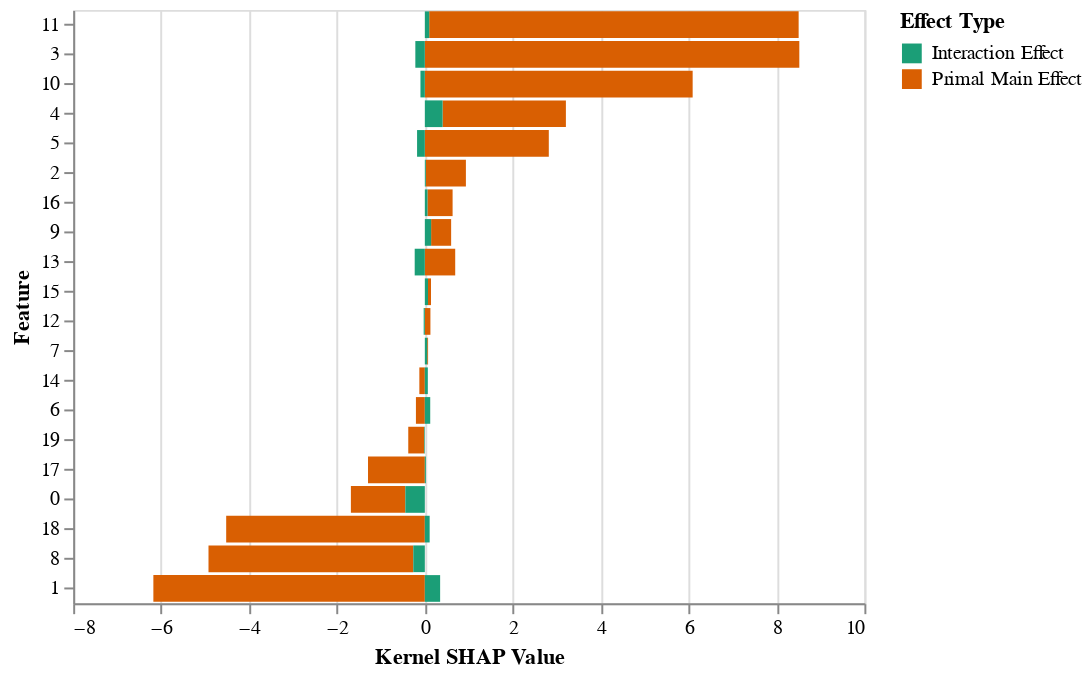

This figure's notebook cell:
### Code cell
alt.Chart(melted_df).mark_bar().encode(
    alt.X('Kernel SHAP Value:Q'),
    alt.Y('Feature:N', sort=list(np.argsort(kernel_shap[0])[::-1])),
    alt.Color('Effect Type:N', scale=alt.Scale(scheme='dark2'))
)

### Figure 1 — Vega-Lite specification as saved in the notebook (floating-point values rounded to 4 significant figures)
{"$schema": "https://vega.github.io/schema/vega-lite/v3.2.1.json", "config": {"mark": {"tooltip": null}, "view": {"height": 300, "width": 400}}, "data": {"name": "data-bd10c37225e40eea9fc82696d79f2888"}, "datasets": {"data-bd10c37225e40eea9fc82696d79f2888": [{"Effect Type": "Primal Main Effect", "Feature": 0, "Kernel SHAP Value": -1.239}, {"Effect Type": "Primal Main Effect", "Feature": 1, "Kernel SHAP Value": -6.176}, {"Effect Type": "Primal Main Effect", "Feature": 2, "Kernel SHAP Value": 0.9121}, {"Effect Type": "Primal Main Effect", "Feature": 3, "Kernel SHAP Value": 8.52}, {"Effect Type": "Primal Main Effect", "Feature": 4, "Kernel SHAP Value": 2.805}, {"Effect Type": "Primal Main Effect", "Feature": 5, "Kernel SHAP Value": 2.82}, {"Effect Type": "Primal Main Effect", "Feature": 6, "Kernel SHAP Value": -0.2026}, {"Effect Type": "Primal Main Effect", "Feature": 7, "Kernel SHAP Value": 0.02028}, {"Effect Type": "Primal Main Effect", "Feature": 8, "Kernel SHAP Value": -4.659}, {"Effect Type": "Primal Main Effect", "Feature": 9, "Kernel SHAP Value": 0.4557}, {"Effect Type": "Primal Main Effect", "Feature": 10, "Kernel SHAP Value": 6.093}, {"Effect Type": "Primal Main Effect", "Feature": 11, "Kernel SHAP Value": 8.405}, {"Effect Type": "Primal Main Effect", "Feature": 12, "Kernel SHAP Value": 0.127}, {"Effect Type": "Primal Main Effect", "Feature": 13, "Kernel SHAP Value": 0.6912}, {"Effect Type": "Primal Main Effect", "Feature": 14, "Kernel SHAP Value": -0.1248}, {"Effect Type": "Primal Main Effect", "Feature": 15, "Kernel SHAP Value": 0.06844}, {"Effect Type": "Primal Main Effect", "Feature": 16, "Kernel SHAP Value": 0.5718}, {"Effect Type": "Primal Main Effect", "Feature": 17, "Kernel SHAP Value": -1.293}, {"Effect Type": "Primal Main Effect", "Feature": 18, "Kernel SHAP Value": -4.519}, {"Effect Type": "Primal Main Effect", "Feature": 19, "Kernel SHAP Value": -0.3624}, {"Effect Type": "Interaction Effect", "Feature": 0, "Kernel SHAP Value": -0.4437}, {"Effect Type": "Interaction Effect", "Feature": 1, "Kernel SHAP Value": 0.3481}, {"Effect Type": "Interaction Effect", "Feature": 2, "Kernel SHAP Value": 0.02221}, {"Effect Type": "Interaction Effect", "Feature": 3, "Kernel SHAP Value": -0.216}, {"Effect Type": "Interaction Effect", "Feature": 4, "Kernel SHAP Value": 0.4042}, {"Effect Type": "Interaction Effect", "Feature": 5, "Kernel SHAP Value": -0.1767}, {"Effect Type": "Interaction Effect", "Feature": 6, "Kernel SHAP Value": 0.1227}, {"Effect Type": "Interaction Effect", "Feature": 7, "Kernel SHAP Value": 0.05353}, {"Effect Type": "Interaction Effect", "Feature": 8, "Kernel SHAP Value": -0.2626}, {"Effect Type": "Interaction Effect", "Feature": 9, "Kernel SHAP Value": 0.1429}, {"Effect Type": "Interaction Effect", "Feature": 10, "Kernel SHAP Value": -0.09966}, {"Effect Type": "Interaction Effect", "Feature": 11, "Kernel SHAP Value": 0.09932}, {"Effect Type": "Interaction Effect", "Feature": 12, "Kernel SHAP Value": -0.02603}, {"Effect Type": "Interaction Effect", "Feature": 13, "Kernel SHAP Value": -0.2306}, {"Effect Type": "Interaction Effect", "Feature": 14, "Kernel SHAP Value": 0.06815}, {"Effect Type": "Interaction Effect", "Feature": 15, "Kernel SHAP Value": 0.07196}, {"Effect Type": "Interaction Effect", "Feature": 16, "Kernel SHAP Value": 0.05995}, {"Effect Type": "Interaction Effect", "Feature": 17, "Kernel SHAP Value": 0.02315}, {"Effect Type": "Interaction Effect", "Feature": 18, "Kernel SHAP Value": 0.1097}, {"Effect Type": "Interaction Effect", "Feature": 19, "Kernel SHAP Value": -0.01455}]}, "encoding": {"color": {"field": "Effect Type", "scale": {"scheme": "dark2"}, "type": "nominal"}, "x": {"field": "Kernel SHAP Value", "type": "quantitative"}, "y": {"field": "Feature", "sort": [11, 3, 10, 4, 5, 2, 16, 9, 13, 15, 12, 7, 14, 6, 19, 17, 0, 18, 8, 1], "type": "nominal"}}, "mark": "bar"}
